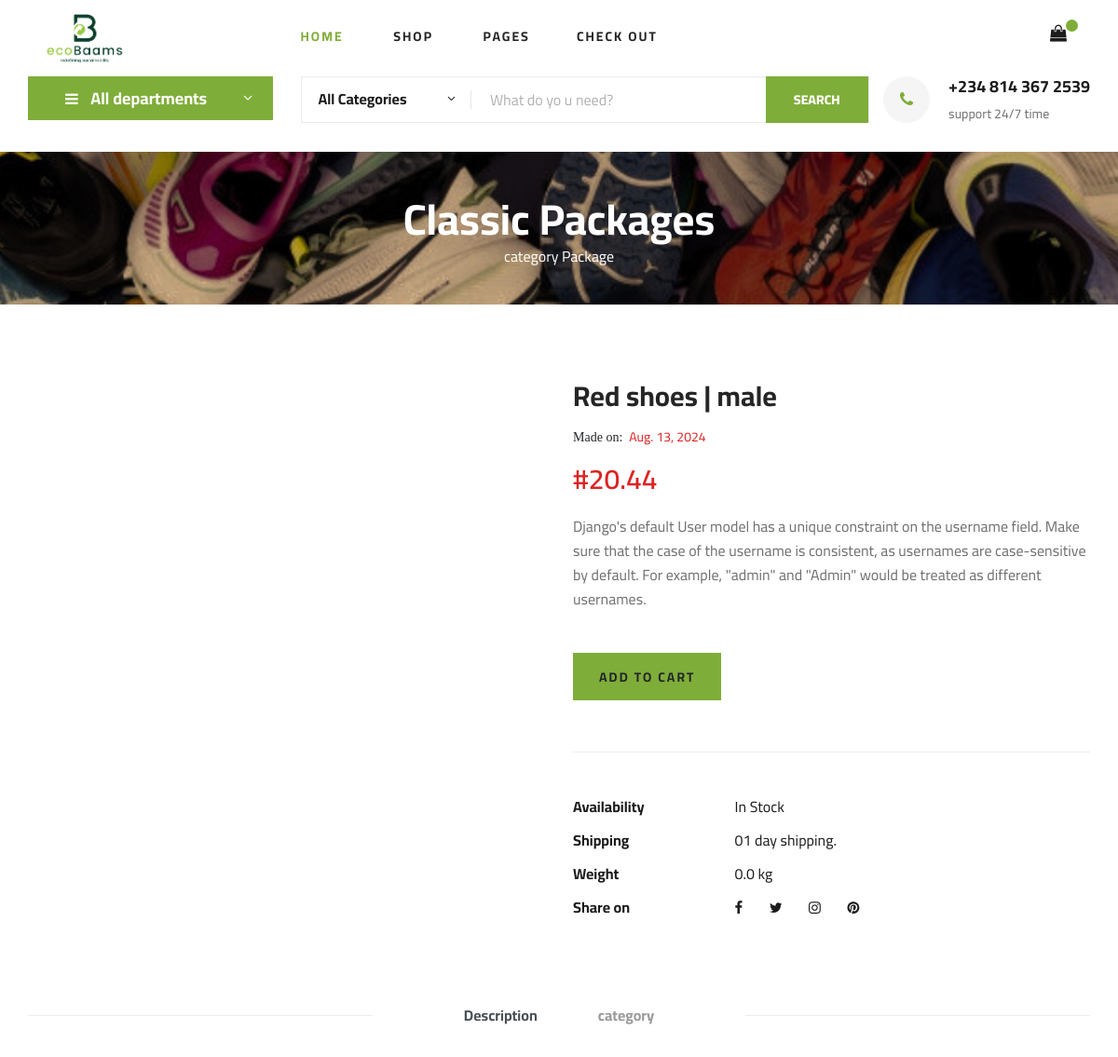
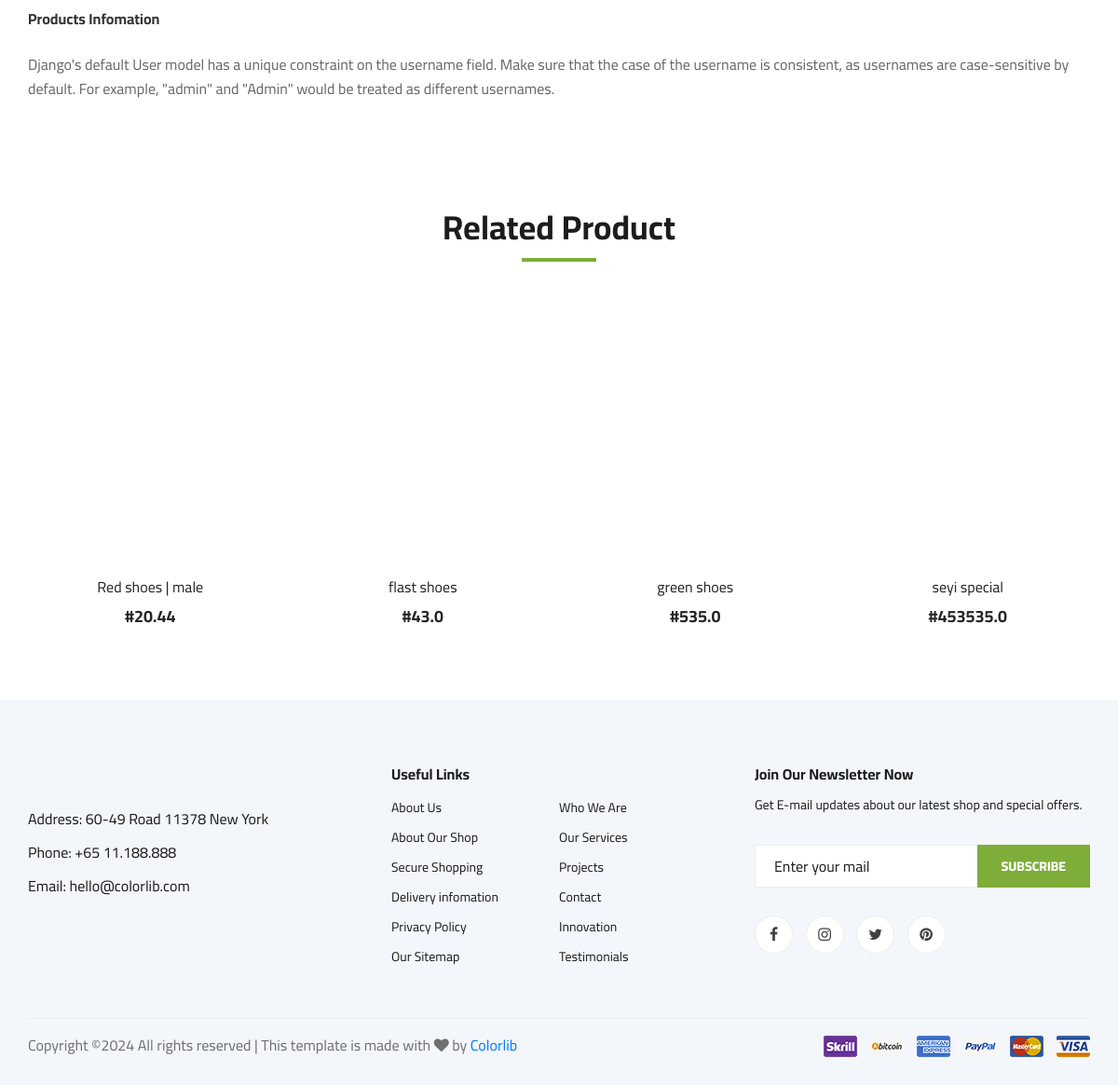
Page /shop/product_details/1/ on the committed database (2 pictures, top to bottom).
### ecommerce/models.py (models this page shows, shortened)
class Product(models.Model):
    MY_CHOICES = (
            ('Shoes', 'SHOES'),
            ('Athletic Shoes', 'Athletic Shoes'),
            ('Casual Shoes', 'Casual Shoes'),
            ('Formal Shoes', 'Formal Shoes'),
            ('Boots', 'Boots'),
            ('Sandals', 'Sandals'),
            ('Flip-Flops', 'Flip-Flops'),
            ('Loafers', 'Loafers'),
            ('Slip-Ons', 'Slip-Ons'),
            ('Sneakers', 'Sneakers'),
            ('Brogues', 'Brogues'),
            ('Running Shoes', 'Running Shoes'),
            ('Ballet Flats', 'Ballet Flats'),
            ('bags', 'BAGS')
              )
    name = models.CharField(max_length=150, null=True)
    price = models.FloatField()
    created_at =models.DateField(auto_now=False, auto_now_add=True)
    description = models.TextField(max_length=1000)
    weight = models.FloatField(null=True, blank=True, default=0.0)
    Availability = models.BooleanField(default=True, null=True, blank=False)
    image = models.ImageField(null=True, blank=True)
    category = MultiSelectField(choices=MY_CHOICES, max_choices=3, max_length=100, default="category")
    @property
    def get_image(self):
        return self.get_image_url()
    def get_image_url(self):
        if self.image:
            try:
                url = self.image.url
            except:
                url = ''
            return url
        return None

### ecommerce/views.py (the view)
# urls.py: re_path(r'^product_details/(?P<id>\d+)/$', views.productDetail, name="product_details")
def productDetail(req, id):
    product = Product.objects.get(id=id)
    categories_to_filter = list(product.category)
    category_filters = Q()
    for category in categories_to_filter:
        category_filters |= Q(category__contains=category)
    classic = Product.objects.filter(category_filters)[:5]
    clas = Product.objects.filter(category_filters)[:4]
    context = {
        "product": product,
        "classic": classic,
        "clas": clas
    }
    return render(req, "ecommerce/shop-details.html", context)

### ecommerce/templates/ecommerce/shop-details.html (shortened to what this page needs)
<!DOCTYPE html>
{% load static %}
<html lang="eng">
<head>
    <link rel="stylesheet" href="{% static "ecommerce/css/bootstrap.min.css" %}" type="text/css">
    <link rel="stylesheet" href="{% static "ecommerce/css/font-awesome.min.css" %}" type="text/css">
    <link rel="stylesheet" href="{% static "ecommerce/css/elegant-icons.css" %}" type="text/css">
    <link rel="stylesheet" href="{% static "ecommerce/css/nice-select.css" %}" type="text/css">
    <link rel="stylesheet" href="{% static "ecommerce/css/jquery-ui.min.css" %}" type="text/css">
    <link rel="stylesheet" href="{% static "ecommerce/css/owl.carousel.min.css" %}" type="text/css">
    <link rel="stylesheet" href="{% static "ecommerce/css/slicknav.min.css" %}" type="text/css">
    <link rel="stylesheet" href="{% static "ecommerce/css/style.css" %}" type="text/css">
</head>
<body>
    <header class="header">
        <div class="container">
            <div class="row">
                <div class="col-lg-3">
                    <div class="header__logo">
                        <a href="{% url "feed" %}"><img width="50%" src="{% static "ecommerce/img/logo3.png" %}" alt=""></a>
                    </div>
                </div>
                <div class="col-lg-6">
                    <nav class="header__menu">
                        <ul>
                            <li class="active"><a href="{% url "feed" %}">Home</a></li>
                            <li><a href="{% url "shop" %}">Shop</a></li>
                            <li><a href="#">Pages</a>
                                <li><a href="{% url "checkout" %}">Check Out</a></li>
                            </li>
                        </ul>
                    </nav>
                </div>
                <div class="col-lg-3">
                    <div class="header__cart">
                        <ul>
                            <li><a href="{% url "cart" %}"><i class="fa fa-shopping-bag"></i> <span>{{num_items}}</span></a></li>
                        </ul>
                    </div>
                </div>
            </div>
        </div>
    </header>
    <section class="hero hero-normal">
        <div class="container">
            <div class="row">
                <div class="col-lg-3">
                    <div class="hero__categories">
                        <div class="hero__categories__all">
                            <i class="fa fa-bars"></i>
                            <span>All departments</span>
                        </div>
                    </div>
                </div>
                <div class="col-lg-9">
                    <div class="hero__search">
                        <div class="hero__search__form">
                            <form action="#">
                                <div class="hero__search__categories">
                                    All Categories
                                    <span class="arrow_carrot-down"></span>
                                </div>
                                <input type="text" placeholder="What do yo u need?">
                                <button type="submit" class="site-btn">SEARCH</button>
                            </form>
                        </div>
                        <div class="hero__search__phone">
                            <div class="hero__search__phone__icon">
                                <i class="fa fa-phone"></i>
                            </div>
                            <div class="hero__search__phone__text">
                                <h5>+234 814 367 2539</h5>
                                <span>support 24/7 time</span>
                            </div>
                        </div>
                    </div>
                </div>
            </div>
        </div>
    </section>
    <section class="breadcrumb-section set-bg" data-setbg="{% static "ecommerce/img/ban.png" %}">
        <div class="container">
            <div class="row">
                <div class="col-lg-12 text-center">
                    <div class="breadcrumb__text">
                        <h2>Classic Packages</h2>
                        <div class="breadcrumb__option">
                            <span>{{product.category}} Package</span>
                        </div>
                    </div>
                </div>
            </div>
        </div>
    </section>
    <section class="product-details spad">
        <div class="container">
            <div class="row">
                <div class="col-lg-6 col-md-6">
                    <div class="product__details__pic">
                        <div class="product__details__pic__item">
                        </div>
                        <div class="product__details__pic__slider owl-carousel">
                        </div>
                    </div>
                </div>
                <div class="col-lg-6 col-md-6">
                    <div class="product__details__text">
                        <h3>{{product.name}}</h3>
                        <div class="product__details__rating">
                            <b class="fa fa-weight">Made on: </b>
                            <span>{{product.created_at}}</span>
                        </div>
                        <div class="product__details__price">#{{product.price}}</div>
                        <p>{{product.description}}</p>
                        <a style="cursor: pointer;" data-product="{{product.id}}" data-action="add" class="primary-btn update_cart">ADD TO CART</a>
                        <ul>
                            <li><b>Availability</b> <span>
                                {% if product.Availability == False %}
                                Out of sale
                                {% else %}
                                In Stock
                                {% endif %}</span></li>
                            <li><b>Shipping</b> <span>01 day shipping.</span></li>
                            <li><b>Weight</b> <span>{{product.weight}} kg</span></li>
                            <li><b>Share on</b>
                                <div class="share">
                                    <a href="#"><i class="fa fa-facebook"></i></a>
                                    <a href="#"><i class="fa fa-twitter"></i></a>
                                    <a href="#"><i class="fa fa-instagram"></i></a>
                                    <a href="#"><i class="fa fa-pinterest"></i></a>
                                </div>
                            </li>
                        </ul>
                    </div>
                </div>
                <div class="col-lg-12">
                    <div class="product__details__tab">
                        <ul class="nav nav-tabs" role="tablist">
                            <li class="nav-item">
                                <a class="nav-link active" data-toggle="tab" href="#tabs-1" role="tab"
                                    aria-selected="true">Description</a>
                            </li>
                            <li class="nav-item">
                                <a class="nav-link" data-toggle="tab" href="#tabs-2" role="tab"
                                    aria-selected="false">category</a>
                            </li>
                        </ul>
                        <div class="tab-content">
                            <div class="tab-pane active" id="tabs-1" role="tabpanel">
                                <div class="product__details__tab__desc">
                                    <h6>Products Infomation</h6>
                                        <p>{{product.description}}</p>
                                </div>
                            </div>
                        </div>
                    </div>
                </div>
            </div>
        </div>
    </section>
    <section class="related-product">
        <div class="container">
            <div class="row">
                <div class="col-lg-12">
                    <div class="section-title related__product__title">
                        <h2>Related Product</h2>
                    </div>
                </div>
            </div>
            <div class="row">
                {% for product in clas %}
                <div class="col-lg-3 col-md-4 col-sm-6">
                    <div class="product__item">
                        <div class="product__item__pic set-bg" data-setbg="{{product.get_image}}">
                        </div>
                        <div class="product__item__text">
                            <h6><a href="{% url "product_details" id=product.id %}">{{product.name}}</a></h6>
                            <h5>#{{product.price}}</h5>
                        </div>
                    </div>
                </div>
                {% endfor %}
            </div>
        </div>
    </section>
    <footer class="footer spad">
        <div class="container">
            <div class="row">
                <div class="col-lg-3 col-md-6 col-sm-6">
                    <div class="footer__about">
                        <div class="footer__about__logo">
                        </div>
                        <ul>
                            <li>Address: 60-49 Road 11378 New York</li>
                            <li>Phone: +65 11.188.888</li>
                            <li>Email: hello@colorlib.com</li>
                        </ul>
                    </div>
                </div>
                <div class="col-lg-4 col-md-6 col-sm-6 offset-lg-1">
                    <div class="footer__widget">
                        <h6>Useful Links</h6>
                        <ul>
                            <li><a href="#">About Us</a></li>
                            <li><a href="#">About Our Shop</a></li>
                            <li><a href="#">Secure Shopping</a></li>
                            <li><a href="#">Delivery infomation</a></li>
                            <li><a href="#">Privacy Policy</a></li>
                            <li><a href="#">Our Sitemap</a></li>
                        </ul>
                        <ul>
                            <li><a href="#">Who We Are</a></li>
                            <li><a href="#">Our Services</a></li>
                            <li><a href="#">Projects</a></li>
                            <li><a href="#">Contact</a></li>
                            <li><a href="#">Innovation</a></li>
                            <li><a href="#">Testimonials</a></li>
                        </ul>
                    </div>
                </div>
                <div class="col-lg-4 col-md-12">
                    <div class="footer__widget">
                        <h6>Join Our Newsletter Now</h6>
                        <p>Get E-mail updates about our latest shop and special offers.</p>
                        <form action="#">
                            <input type="text" placeholder="Enter your mail">
                            <button type="submit" class="site-btn">Subscribe</button>
                        </form>
                        <div class="footer__widget__social">
                            <a href="#"><i class="fa fa-facebook"></i></a>
                            <a href="#"><i class="fa fa-instagram"></i></a>
                            <a href="#"><i class="fa fa-twitter"></i></a>
                            <a href="#"><i class="fa fa-pinterest"></i></a>
                        </div>
                    </div>
                </div>
            </div>
            <div class="row">
                <div class="col-lg-12">
                    <div class="footer__copyright">
                        <div class="footer__copyright__text"><p>
  Copyright &copy;<script>document.write(new Date().getFullYear());</script> All rights reserved | This template is made with <i class="fa fa-heart" aria-hidden="true"></i> by <a href="https://colorlib.com" target="_blank">Colorlib</a>
  </p></div>
                        <div class="footer__copyright__payment"><img src="img/payment-item.png" alt=""></div>
                    </div>
                </div>
            </div>
        </div>
    </footer>
</body>
</html>

### rows in the picture
Product: category "category", name "Red shoes | male", created_at "Aug. 13, 2024", price "20.44", description "Django's default User model has a unique constraint on the username field. Make sure that the case of the username is consistent, as usernames are case-sensitive by default. For example, \"admin\" and \"Admin\" would be treated as different usernames.", weight "0.0"
Product: name "flast shoes", price "43.0"
Product: name "green shoes", price "535.0"
Product: name "seyi special", price "453535.0"
